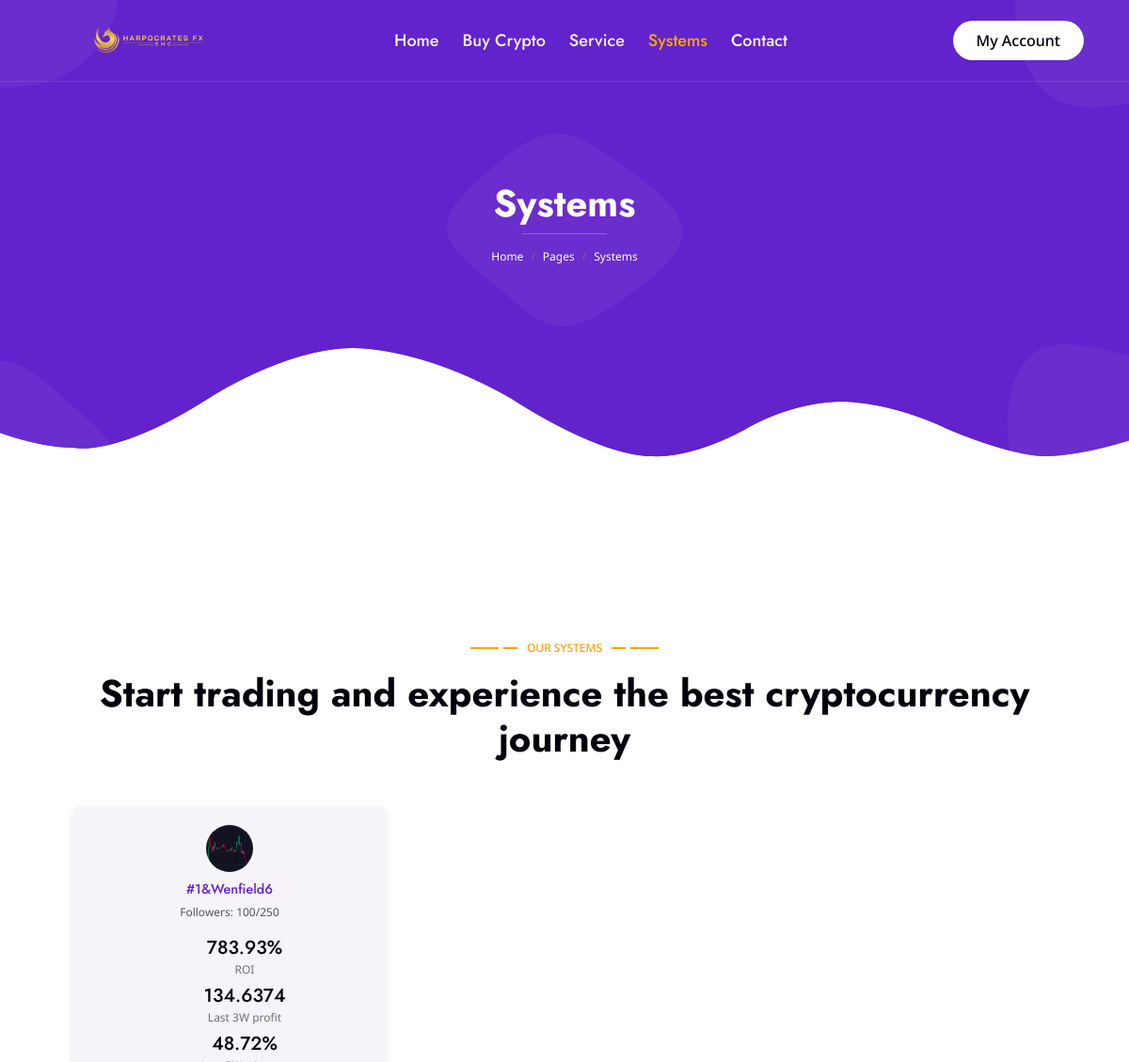
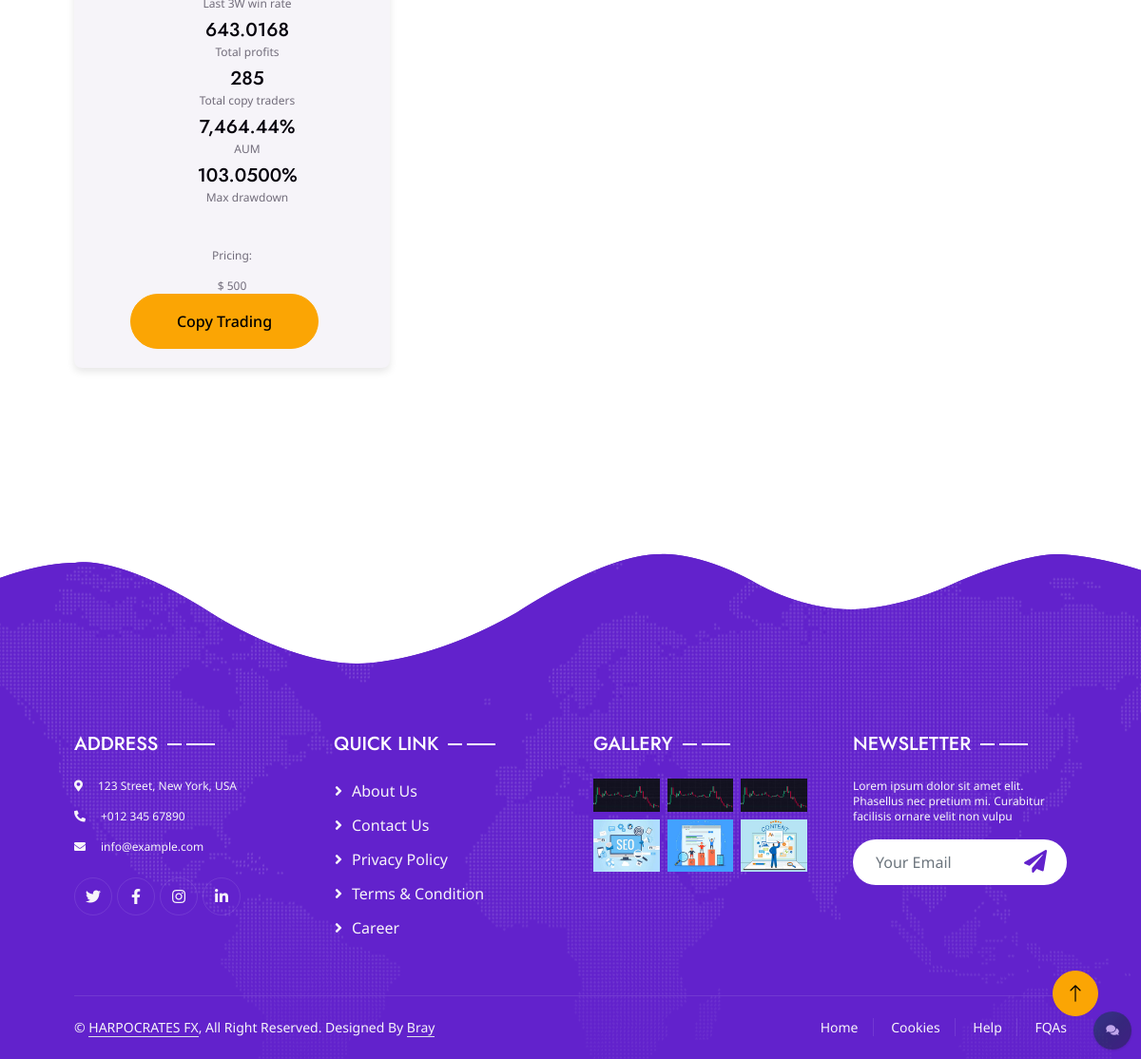
Page /systems/ (signed in) on the committed database (2 pictures, top to bottom).
### cms/models.py (models this page shows)
class System(models.Model):
    name = models.CharField(max_length=50 ,blank=True, null=True)
    trading_style = models.CharField(max_length=100 ,blank=True, null=True)
    fee = models.PositiveIntegerField(max_length=15, default=500, blank=False, null=False)
    roi = models.CharField(max_length=50 ,blank=True, null=True)
    last_profit = models.CharField(max_length=50 ,blank=True, null=True)
    last_profit_win_rate = models.CharField(max_length=50 ,blank=True, null=True)
    total_profits = models.DecimalField(max_digits=15, decimal_places=4 ,blank=True, null=True)
    copy_traders = models.CharField(max_length=50 ,blank=True, null=True)
    AUM = models.CharField(max_length=50 ,blank=True, null=True)
    max_drawdown = models.DecimalField(max_digits=15, decimal_places=4 ,blank=True, null=True)
    telegram = models.CharField(max_length=200 ,blank=True, null=True)
    telegram_visible = models.BooleanField(default=False, null=False)
    discord = models.CharField(max_length=200 ,blank=True, null=True)
    discord_visible = models.BooleanField(default=False, null=False)
    youtube = models.CharField(max_length=200 ,blank=True, null=True)
    youtube_visible = models.BooleanField(default=False, null=False)
    twitch = models.CharField(max_length=200 ,blank=True, null=True)
    twitch_visible = models.BooleanField(default=False, null=False)
    full = models.BooleanField(default=False, null=False)

### cms/views.py (the view)
# urls.py: path('systems/', views.SystemView, name="systems"),
def SystemView(request):
    traders = System.objects.all()
    return render(request, 'project.html', {'traders': traders})

### templates/project.html (shortened to what this page needs)
<!DOCTYPE html>
<html lang="en">
<head>
    {% load static %}
    <link href="https://cdnjs.cloudflare.com/ajax/libs/font-awesome/5.10.0/css/all.min.css" rel="stylesheet">
    <link href="https://cdn.jsdelivr.net/npm/bootstrap-icons@1.4.1/font/bootstrap-icons.css" rel="stylesheet">
    <link href=" {% static 'lib/animate/animate.min.css' %} " rel="stylesheet">
    <link href=" {% static 'lib/owlcarousel/assets/owl.carousel.min.css' %} " rel="stylesheet">
    <link href=" {% static 'lib/lightbox/css/lightbox.min.css' %} " rel="stylesheet">
    <link href=" {% static 'css/bootstrap.min.css' %} " rel="stylesheet">
    <link href=" {% static 'css/style.css' %} " rel="stylesheet">
    <link href=" {% static 'css/floatingchat.css' %} " rel="stylesheet">
</head>
<body>
    <div class="container-xxl bg-white p-0">
        <div class="container-xxl position-relative p-0">
            <nav class="navbar navbar-expand-lg navbar-light px-4 px-lg-5 py-3 py-lg-0">
                <a href="{% url 'cms:index' %}" class="navbar-brand p-0">
                    <img src=" {% static 'img/Harpocrates Fx_Vector-1-01.png' %} " alt="Logo">
                </a>
                <div class="collapse navbar-collapse" id="navbarCollapse">
                    <div class="navbar-nav mx-auto py-0">
                        <a href=" {% url 'cms:index' %} " class="nav-item nav-link">Home</a>
                        <a href=" {% url 'cms:index' %} " class="nav-item nav-link">Buy Crypto</a>
                        <a href="{% url 'cms:services' %}" class="nav-item nav-link">Service</a>
                        <a href="{% url 'cms:systems' %}" class="nav-item nav-link active">Systems</a>
                        <a href="{% url 'cms:contact' %}" class="nav-item nav-link">Contact</a>
                    </div>
                    <div class="nav-item dropdown">
                        <a href="#" class="btn rounded-pill py-2 px-4 ms-3 d-none d-lg-block" data-bs-toggle="dropdown">My Account</a>
                    </div>
                </div>
            </nav>
            <div class="container-xxl py-5 bg-primary hero-header">
                <div class="container my-5 py-5 px-lg-5">
                    <div class="row g-5 py-5">
                        <div class="col-12 text-center">
                            <h1 class="text-white animated slideInDown">Systems</h1>
                            <hr class="bg-white mx-auto mt-0" style="width: 90px;">
                            <nav aria-label="breadcrumb">
                                <ol class="breadcrumb justify-content-center">
                                    <li class="breadcrumb-item"><a class="text-white" href="#">Home</a></li>
                                    <li class="breadcrumb-item"><a class="text-white" href="#">Pages</a></li>
                                    <li class="breadcrumb-item text-white active" aria-current="page">Systems</li>
                                </ol>
                            </nav>
                        </div>
                    </div>
                </div>
            </div>
        </div>
    <div class="container-xxl py-5">
      <div class="container py-5 px-lg-5">
        <div class="wow fadeInUp" data-wow-delay="0.1s">
          <p class="section-title text-secondary justify-content-center"><span></span>OUR SYSTEMS<span></span></p>
          <h1 class="text-center mb-5">Start trading and experience the best cryptocurrency journey</h1>
        </div>
        {% if traders %}
        <div class="row g-4 portfolio-container">
          {% for trader in traders %}
            <div class="col-lg-4 col-md-6 portfolio-item wow fadeInUp" data-wow-delay="{{ forloop.counter0 | add:'0.1' }}s">
              <div class="trader-card">
                <img class="avatar" src="{% static 'img/cryptograph.jpg' %}" alt="Avatar">
                <div class="info">
                  <h3 class="text-primary fw-medium mb-2">#{{ trader.id }}&amp;{{ trader.name }}</h3>
                  <div class="follows-num">Followers: 100/250</div>
                </div>
                <ul class="stats">
                  <li><h5 class="lh-base mb-0">{{ trader.roi }}%</h5> ROI</li>
                  <li><h5 class="lh-base mb-0">{{ trader.last_profit }}</h5> Last 3W profit</li>
                  <li><h5 class="lh-base mb-0">{{ trader.last_profit_win_rate }}%</h5> Last 3W win rate</li>
                  <li><h5 class="lh-base mb-0">{{ trader.total_profits }}</h5> Total profits</li>
                  <li><h5 class="lh-base mb-0">{{ trader.copy_traders }}</h5> Total copy traders</li>
                      <li><h5 class="lh-base mb-0">{{ trader.AUM }}%</h5> AUM</li>
                      <li><h5 class="lh-base mb-0">{{ trader.max_drawdown }}%</h5> Max drawdown</li>
                </ul>
                <div class="asset">
                  <img src="{% static 'img/origin-dollar-ousd-logo.svg' %}" alt="coin">
                  <p>Pricing: </p>
                  $ {{ trader.fee }}
                </div>
                <form method="post" action="{% url 'initiate_payment' %}">
                  <button class="btn btn-secondary py-sm-3 px-sm-5 rounded-pill me-3 animated slideInLeft" type="submit">Copy Trading</button>
                </form>
              </div>
            </div>
          {% endfor %}
        </div>
        {% else %}
        <p>No systems added.</p>
      {% endif %}
      </div>
    </div>
    <div class="floating-chat">
      <i class="fa fa-comments" aria-hidden="true"></i>
    </div>
    <div class="container-fluid bg-primary text-light footer wow fadeIn" data-wow-delay="0.1s">
        <div class="container py-5 px-lg-5">
            <div class="row g-5">
                <div class="col-md-6 col-lg-3">
                    <p class="section-title text-white h5 mb-4">Address<span></span></p>
                    <p><i class="fa fa-map-marker-alt me-3"></i>123 Street, New York, USA</p>
                    <p><i class="fa fa-phone-alt me-3"></i>+012 345 67890</p>
                    <p><i class="fa fa-envelope me-3"></i>info@example.com</p>
                    <div class="d-flex pt-2">
                        <a class="btn btn-outline-light btn-social" href=" {% static '' %} "><i class="fab fa-twitter"></i></a>
                        <a class="btn btn-outline-light btn-social" href=" {% static '' %} "><i class="fab fa-facebook-f"></i></a>
                        <a class="btn btn-outline-light btn-social" href=" {% static '' %} "><i class="fab fa-instagram"></i></a>
                        <a class="btn btn-outline-light btn-social" href=" {% static '' %} "><i class="fab fa-linkedin-in"></i></a>
                    </div>
                </div>
                <div class="col-md-6 col-lg-3">
                    <p class="section-title text-white h5 mb-4">Quick Link<span></span></p>
                    <a class="btn btn-link" href=" {% static '' %} ">About Us</a>
                    <a class="btn btn-link" href=" {% static '' %} ">Contact Us</a>
                    <a class="btn btn-link" href=" {% static '' %} ">Privacy Policy</a>
                    <a class="btn btn-link" href=" {% static '' %} ">Terms & Condition</a>
                    <a class="btn btn-link" href=" {% static '' %} ">Career</a>
                </div>
                <div class="col-md-6 col-lg-3">
                    <p class="section-title text-white h5 mb-4">Gallery<span></span></p>
                    <div class="row g-2">
                        <div class="col-4">
                            <img class="img-fluid" src=" {% static 'img/cryptograph.jpg' %} " alt="Image">
                        </div>
                        <div class="col-4">
                            <img class="img-fluid" src=" {% static 'img/cryptograph.jpg' %} " alt="Image">
                        </div>
                        <div class="col-4">
                            <img class="img-fluid" src=" {% static 'img/cryptograph.jpg' %} " alt="Image">
                        </div>
                        <div class="col-4">
                            <img class="img-fluid" src=" {% static 'img/portfolio-4.jpg' %} " alt="Image">
                        </div>
                        <div class="col-4">
                            <img class="img-fluid" src=" {% static 'img/portfolio-5.jpg' %} " alt="Image">
                        </div>
                        <div class="col-4">
                            <img class="img-fluid" src=" {% static 'img/portfolio-6.jpg' %} " alt="Image">
                        </div>
                    </div>
                </div>
                <div class="col-md-6 col-lg-3">
                    <p class="section-title text-white h5 mb-4">Newsletter<span></span></p>
                    <p>Lorem ipsum dolor sit amet elit. Phasellus nec pretium mi. Curabitur facilisis ornare velit non vulpu</p>
                    <div class="position-relative w-100 mt-3">
                        <input class="form-control border-0 rounded-pill w-100 ps-4 pe-5" type="text" placeholder="Your Email" style="height: 48px;">
                        <button type="button" class="btn shadow-none position-absolute top-0 end-0 mt-1 me-2"><i class="fa fa-paper-plane text-primary fs-4"></i></button>
                    </div>
                </div>
            </div>
        </div>
        <div class="container px-lg-5">
            <div class="copyright">
                <div class="row">
                    <div class="col-md-6 text-center text-md-start mb-3 mb-md-0">
                        &copy; <a class="border-bottom" href="#">HARPOCRATES FX</a>, All Right Reserved.
          Designed By <a class="border-bottom" href="https://mworia.pythonanywhere.com">Bray</a>
                    </div>
                    <div class="col-md-6 text-center text-md-end">
                        <div class="footer-menu">
                            <a href=" {% static '' %} ">Home</a>
                            <a href=" {% static '' %} ">Cookies</a>
                            <a href=" {% static '' %} ">Help</a>
                            <a href=" {% static '' %} ">FQAs</a>
                        </div>
                    </div>
                </div>
            </div>
        </div>
    </div>
        <a href="#" class="btn btn-lg btn-secondary btn-lg-square back-to-top"><i class="bi bi-arrow-up"></i></a>
    </div>
</body>
</html>

### static/css/style.css (style rules this page uses)
:root { --primary: #6222CC; --secondary: #FBA504; --light: #F6F4F9; --dark: #04000B; }
.back-to-top { position: fixed; display: none; right: 45px; bottom: 45px; z-index: 99; }
h1, h2, .fw-bold { font-weight: 700 !important; }
h3, h4, .fw-semi-bold { font-weight: 600 !important; }
h5, h6, .fw-medium { font-weight: 500 !important; }
.btn { font-weight: 500; transition: .5s; }
.btn-lg-square { width: 48px; height: 48px; }
.btn-square, .btn-sm-square, .btn-lg-square { padding: 0; display: flex; align-items: center; justify-content: center; font-weight: normal; border-radius: 50px; }
.navbar-light .navbar-nav .nav-link { position: relative; margin-right: 25px; padding: 35px 0; font-family: 'Jost', sans-serif; font-size: 18px; font-weight: 500; color: var(--light) !important; outline: none; transition: .5s; }
.navbar-light .navbar-nav .nav-link:hover, .navbar-light .navbar-nav .nav-link.active { color: var(--secondary) !important; }
.navbar-light .navbar-brand img { max-height: 60px; transition: .5s; }
@media (min-width: 992px) { .navbar-light { position: absolute; width: 100%; top: 0; left: 0; border-bottom: 1px solid rgba(256, 256, 256, .1); z-index: 999; } }
@media (min-width: 992px) { .navbar-light .btn { color: var(--dark); background: #FFFFFF; } }
.hero-header { margin-bottom: 6rem; padding: 18rem 0; background: url(../img/blob-top-left.png), url(../img/blob-top-right.png), url(../img/blob-bottom-left.png), url(../img/blob-bottom-right.png), url(../img/blob-center.png), url(../img/bg-bottom.png); background-position: left 0px top 0px, right 0px top 0px, left 0px bottom 0px, right 0px bottom 0px, center center, center bottom; background-repeat: no-repeat; }
.section-title { position: relative; display: flex; align-items: center; font-weight: 500; text-transform: uppercase; }
.section-title span:first-child, .section-title span:last-child { position: relative; display: inline-block; margin-right: 30px; width: 30px; height: 2px; }
.section-title span:last-child { margin-right: 0; margin-left: 30px; }
.section-title span:first-child::after, .section-title span:last-child::after { position: absolute; content: ""; width: 15px; height: 2px; top: 0; right: -20px; }
.section-title span:last-child::after { right: auto; left: -20px; }
.section-title.text-secondary span:first-child, .section-title.text-secondary span:last-child, .section-title.text-secondary span:first-child::after, .section-title.text-secondary span:last-child::after { background: var(--secondary); }
.section-title.text-white span:first-child, .section-title.text-white span:last-child, .section-title.text-white span:first-child::after, .section-title.text-white span:last-child::after { background: #FFFFFF; }
.portfolio-item img { transition: .5s; }
.footer { margin-top: 6rem; padding-top: 9rem; background: url(../img/bg-top.png), url(../img/map.png); background-position: center top, center center; background-repeat: no-repeat; }
.footer .btn.btn-social { margin-right: 5px; width: 40px; height: 40px; display: flex; align-items: center; justify-content: center; color: var(--light); border: 1px solid rgba(256, 256, 256, .1); border-radius: 40px; transition: .3s; }
.footer .btn.btn-link { display: block; margin-bottom: 10px; padding: 0; text-align: left; color: var(--light); font-weight: normal; transition: .3s; }
.footer .btn.btn-link::before { position: relative; content: "\f105"; font-family: "Font Awesome 5 Free"; font-weight: 900; margin-right: 10px; }
.footer .copyright { padding: 25px 0; font-size: 14px; border-top: 1px solid rgba(256, 256, 256, .1); }
.footer .copyright a { color: var(--light); }
.footer .footer-menu a { margin-right: 15px; padding-right: 15px; border-right: 1px solid rgba(255, 255, 255, .1); }
.footer .footer-menu a:last-child { margin-right: 0; padding-right: 0; border-right: none; }

### templates/project.html (style rules this page uses)
.trader-card { background-color: #F6F4F9; border-radius: 8px; box-shadow: 0 4px 8px rgba(0, 0, 0, 0.1); padding: 20px; width: 100%; max-width: 400px; text-align: center; margin: auto; }
.avatar { width: 50px; height: 50px; border-radius: 50%; margin-bottom: 10px; }
.info { margin-bottom: 15px; }
.info h3 { margin: 0; font-size: 1.2em; }
.follows-num { color: #555; }
.stats { margin-bottom: 15px; }
.stats li { list-style: none; margin-bottom: 5px; }

### rows in the picture
System: id "1", name "Wenfield6", roi "783.93", last_profit "134.6374", last_profit_win_rate "48.72", total_profits "643.0168", copy_traders "285", AUM "7,464.44", max_drawdown "103.0500", fee "500"
